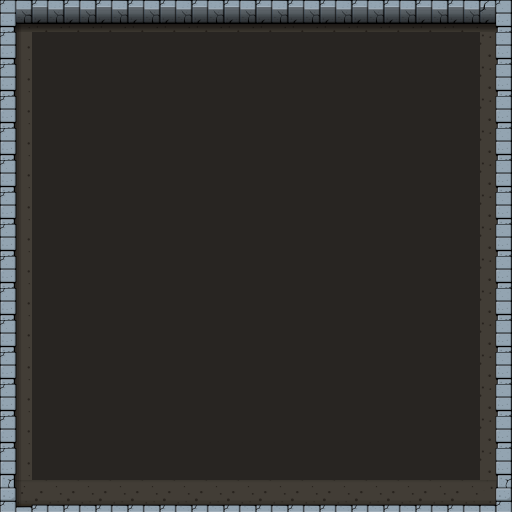

This game map was drawn from its Tiled (.tmx) file and the tilesets committed beside it. A one-line description and the full map source follow:
An orthogonal 16x16 tile map with 32x32 px tiles, 1 tile layer (Tile Layer 1).

<map version="1.10" tiledversion="1.10.2" orientation="orthogonal" renderorder="right-down" width="16" height="16" tilewidth="32" tileheight="32" infinite="0" nextlayerid="2" nextobjectid="1">
 <tileset firstgid="1" source="Dungeon Area 1.tsx" />
 <layer id="1" name="Tile Layer 1" width="16" height="16">
  <data encoding="csv">
41,215,215,215,215,215,215,215,215,215,215,215,215,215,215,48,
245,262,262,262,262,262,262,262,262,262,262,262,262,262,262,298,
245,262,262,262,262,262,262,262,262,262,262,262,262,262,262,298,
245,262,262,262,262,262,262,262,262,262,262,262,262,262,262,298,
245,262,262,262,262,262,262,262,262,262,262,262,262,262,262,298,
245,262,262,262,262,262,262,262,262,262,262,262,262,262,262,298,
245,262,262,262,262,262,262,262,262,262,262,262,262,262,262,298,
245,262,262,262,262,262,262,262,262,262,262,262,262,262,262,298,
245,262,262,262,262,262,262,262,262,262,262,262,262,262,262,298,
245,262,262,262,262,262,262,262,262,262,262,262,262,262,262,298,
245,262,262,262,262,262,262,262,262,262,262,262,262,262,262,298,
245,262,262,262,262,262,262,262,262,262,262,262,262,262,262,298,
245,262,262,262,262,262,262,262,262,262,262,262,262,262,262,298,
245,262,262,262,262,262,262,262,262,262,262,262,262,262,262,298,
245,262,262,262,262,262,262,262,262,262,262,262,262,262,262,298,
61,67,67,67,67,67,67,67,67,67,67,67,67,67,67,68
</data>
 </layer>
</map>
